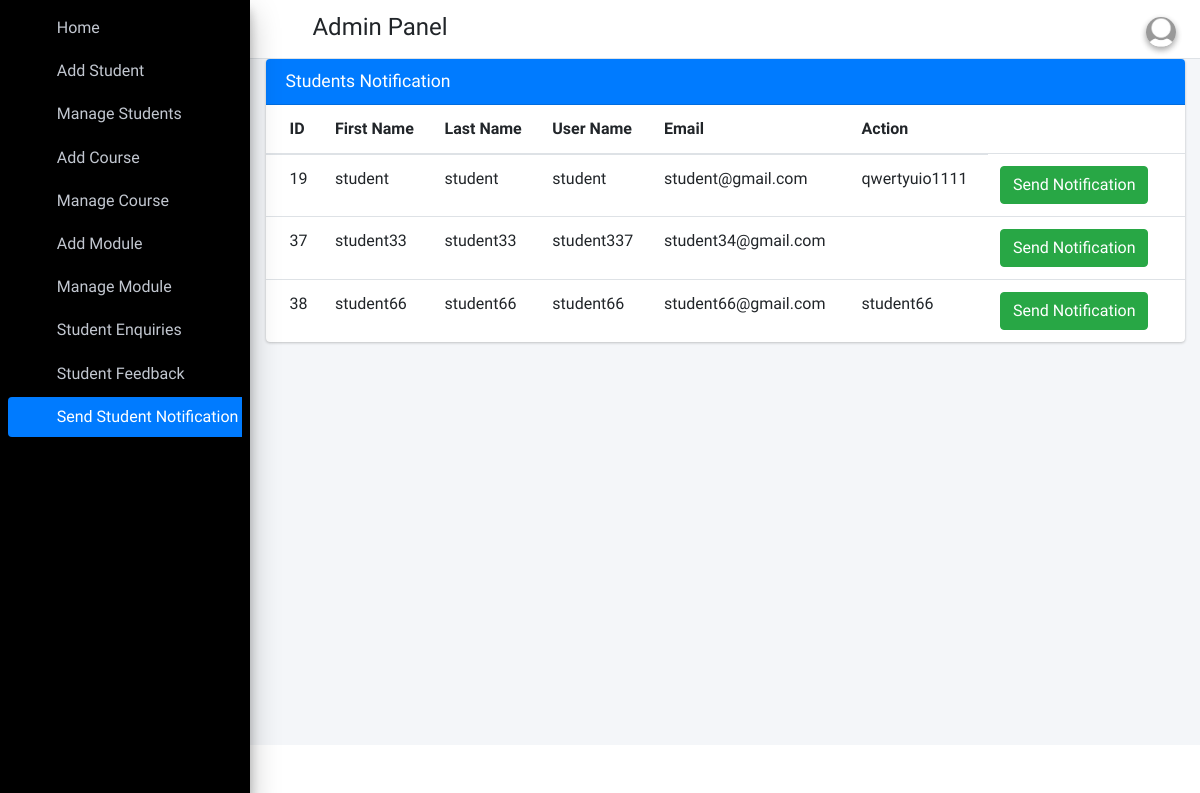
The app's page /admin_send_notification_student (signed in) with its own data.
### student_app/models.py (models this page shows)
class Students(models.Model):
    id=models.AutoField(primary_key=True)
    admin=models.OneToOneField(CustomUser,on_delete=models.CASCADE)
    gender=models.CharField(max_length=255)
    profile_pic=models.FileField()
    city = models.CharField(max_length=255)
    country = models.CharField(max_length=255)
    date_of_birth = models.DateField()
    address=models.TextField()
    created_at=models.DateTimeField(auto_now_add=True)
    updated_at=models.DateTimeField(auto_now_add=True)
    fcm_token=models.TextField(default="")
    objects = models.Manager()

class CustomUser(AbstractUser):
    user_type_data=((1,"HOD"),(3,"Student"))
    user_type=models.CharField(default=1,choices=user_type_data,max_length=10)

### student_app/AdminViews.py (the view)
# urls.py: path('admin_send_notification_student', AdminViews.admin_send_notification_student,name="admin_send_notification_student"),
def admin_send_notification_student(request):
    students=Students.objects.all()
    return render(request,"Admin_template/student_notification.html",{"students":students})

### student_app/templates/Admin_template/student_notification.html (shortened to what this page needs)
{% extends 'Admin_template/base_template.html' %}
{% block main_content %}
    <section class="content">
      <div class="container-fluid">
           <div class="row">
          <div class="col-12">
            <div class="card card-primary">
              <div class="card-header">
                <h3 class="card-title">Students Notification</h3>
              </div>
              <div class="card-body table-responsive p-0">
                <table class="table table-hover text-nowrap">
                  <thead>
                    <tr>
                      <th>ID</th>
                      <th>First Name</th>
                      <th>Last Name</th>
                      <th>User Name</th>
                      <th>Email</th>
                      <th>Action</th>
                    </tr>
                  </thead>
                  <tbody>
                  {% for student in students %}
                    <tr>
                      <td>{{ student.admin.id }}</td>
                      <td>{{ student.admin.first_name }}</td>
                      <td>{{ student.admin.last_name }}</td>
                      <td>{{ student.admin.username }}</td>
                      <td>{{ student.admin.email }}</td>
                      <td>{{ student.address }}</td>
                      <td><a href="#" class="btn btn-success show_notification" data-toggle="modal" data-target="#myModal">Send Notification</a></td>
                    </tr>
                  {% endfor %}
                  </tbody>
                </table>
              </div>
            </div>
          </div>
        </div>
      </div>
    </section>
{% endblock main_content %}

### records on screen
Students: admin.id "19", admin.first_name "student", admin.last_name "student", admin.username "student", admin.email "student@gmail.com", address "qwertyuio1111"
Students: admin.id "37", admin.first_name "student33", admin.last_name "student33", admin.username "student337", admin.email "student34@gmail.com"
Students: admin.id "38", admin.first_name "student66", admin.last_name "student66", admin.username "student66", admin.email "student66@gmail.com", address "student66"
